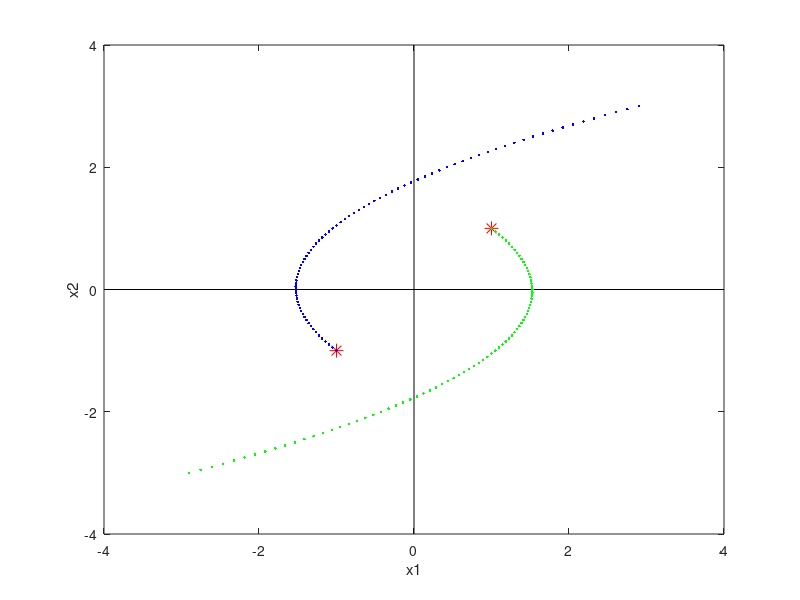

The MATLAB source for this figure:
% 例程 6.9  卫星推进器作用下的相平面特性
%  卫星推进器作用效果仿真
%  初始点
x10 = -1;
x20 = -1;
x11 = 1;
x21 = 1;
figure(1)
%  绘制坐标轴
plot([-4 4], [0 0], 'k');
hold on;
plot([0 0], [-4 4], 'k');
%  绘制初始点
plot(x10, x20, 'r*', 'MarkerSize', 10);
plot(x11, x21, 'r*', 'MarkerSize', 10);
dt = 0.05;
t = 0;
x1 = x10;
x2= x20;
U = 1;
%  欧拉积分法求解
while (t < 4)
    plot(x1, x2, 'b ');
    dx1 = x2*dt;
    dx2 = U*dt;
    x1 = x1 + dx1;
    x2 = x2 + dx2;
    t = t + dt;  %  时间增量
end
t = 0;
x1 = x11;
x2 = x21;
U = -1;
%  欧拉积分法求解
while (t <4)
    plot(x1, x2, 'g.');
    dx1 = x2*dt;
    dx2 = U*dt;
    x1 = x1 + dx1;
    x2 = x2 + dx2;
    t = t + dt;  %  时间增量
end
axis([-4, 4, -4, 4]);
xlabel('x1');  ylabel('x2');
